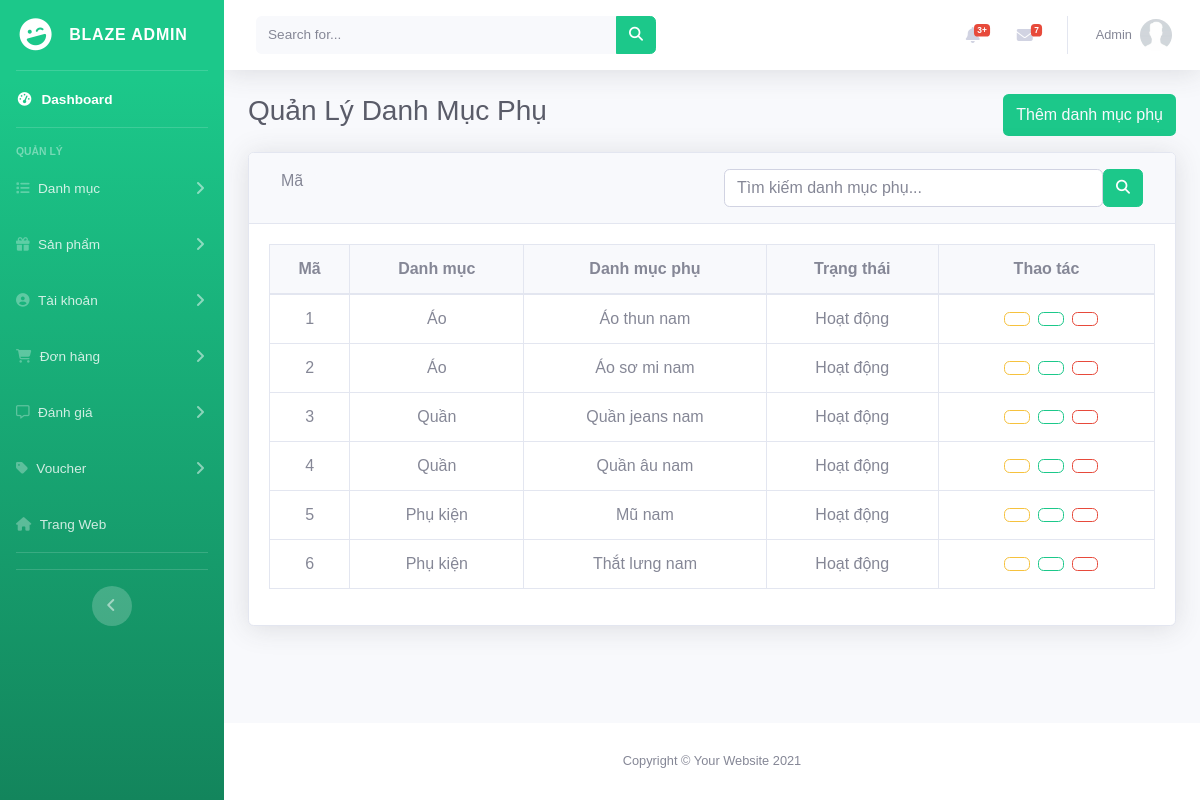
Screenshot of /admin/danh-muc-phu (signed in) with the database file from the repository.
### tables this page shows
CREATE TABLE `subcategories` (
  `id` int(5) NOT NULL,
  `category_id` int(5) NOT NULL,
  `name` varchar(255) NOT NULL,
  `created_at` DATETIME NOT NULL DEFAULT current_timestamp(),
  `updated_at` timestamp NOT NULL DEFAULT current_timestamp() ON UPDATE current_timestamp(),
  `status` tinyint(1) NOT NULL DEFAULT 0
);

CREATE TABLE `categories` (
  `id` int(5) NOT NULL,
  `name` varchar(255) NOT NULL,
  `created_at` DATETIME NOT NULL DEFAULT current_timestamp(),
  `updated_at` timestamp NOT NULL DEFAULT current_timestamp() ON UPDATE current_timestamp(),
  `status` tinyint(1) NOT NULL DEFAULT 0
);

### app/controllers/admin/Category.php (called while the page is built, shortened)
<?php
class Category extends Controller
{
    public $cate_model;
    public $subCate_model;
    public $data = [];
    public function __construct()
    {
        $this->cate_model = $this->model('CategoryModel');
        $this->subCate_model = $this->model('SubCategoryModel');
    }
    public function subCategory()
    {
        $subCate = $this->subCate_model->getSubCateForCate();
        $this->data['sub_content']['dataSubCate'] = $subCate;
        $Cate = $this->cate_model->getAllCate();
        $this->data['sub_content']['dataCate'] = $Cate;
        $this->data['page_title'] = 'BLAZE-Admin - Danh Mục';
        $this->data['content'] = 'admin/categories/subCategory';
        $this->render('layouts/admin_layout', $this->data);
    }
}

### app/App.php (called while the page is built, shortened)
<?php
class App
{
    private $__controller, $__action, $__params, $__routes, $__privile;
    function __construct()
    {
        global $routes;
        $this->__routes = new Route();
        if (!empty($routes['default_controller'])) {
            $this->__controller = $routes['default_controller'];
        }
        $this->__action = 'index';
        $this->handlerUrl();
    }
    function getUrl()
    {
        if (!empty($_SERVER['PATH_INFO'])) {
            $url = $_SERVER['PATH_INFO'];
        } else {
            $url = '/';
        }
        return $url;
    }
    public function handlerUrl()
    {
        $url = $this->getUrl();
        $url = $this->__routes->handleRoute($url);
        $urlArray = array_filter(explode('/', $url));
        $urlArray = array_values($urlArray);
        $isAdmin = false;
        if (!empty($urlArray)) {
            if (strtolower($urlArray[0]) == 'admin') {
                $this->__privile = new PrivilegeModel();
                $checkPrivilege = $this->__privile->checkPrivilege();
                if (!$checkPrivilege) {
                    $this->loadError('403');
                    exit();
                } else {
                    $isAdmin = true;
                    unset($urlArray[0]);
                    $urlArray = array_values($urlArray);
                }
            }
            if (!empty($urlArray[0])) {
                $this->__controller = ucfirst($urlArray[0]);
            }
            $controllerPath = $isAdmin ? 'app/controllers/admin/' . $this->__controller . '.php' : 'app/controllers/' . $this->__controller . '.php';
            if (file_exists($controllerPath)) {
                if (class_exists($this->__controller)) {
                    $this->__controller = new $this->__controller();
                    unset($urlArray[0]);
                } else {
                    $this->loadError();
                    return;
                }
            } else {
                $this->loadError();
                return;
            }
        } else {
            header("Location: " . _WEB_ROOT_ . "/trang-chu");
        }
        if (!empty($urlArray[1])) {
            $this->__action = $urlArray[1];
            unset($urlArray[1]);
        }
        $this->__params = array_values($urlArray);
        call_user_func_array([$this->__controller, $this->__action], $this->__params);
    }
}

### index.php (called while the page is built, shortened)
<?php
$app = new App();

### configs/database.php (called while the page is built, shortened)
<?php
class Database
{
    private $servername = DB_HOST;
    private $database = DB_NAME;
    private $username = DB_USER;
    private $password = DB_PASS;
    private $charset = "utf8mb4";
    private $pdo;
    public function __construct()
    {
        try {
            $dsn = "mysql:host=$this->servername;dbname=$this->database;charset=$this->charset";
            $this->pdo = new PDO($dsn, $this->username, $this->password);
            $this->pdo->setAttribute(PDO::ATTR_ERRMODE, PDO::ERRMODE_EXCEPTION);
        } catch (PDOException $e) {
            echo "Connection failed: " . $e->getMessage();
        }
    }
    public function query($sql, $param = [])
    {
        $stmt = $this->pdo->prepare($sql);
        if ($param) {
            $stmt->execute($param);
        } else {
            $stmt->execute();
        }
        return $stmt;
    }
    public function getAll($sql, $param = [])
    {
        $stmt = $this->query($sql, $param);
        return $stmt->fetchAll(PDO::FETCH_ASSOC);
    }
}

### app/models/SubCategoryModel.php (called while the page is built, shortened)
<?php
class SubCategoryModel
{
    private $db;
    public function __construct()
    {
        $this->db = new Model();
    }
    public function getSubCateForCate()
    {
        $sql = "SELECT sub.*, cate.name AS category_name
            FROM subcategories sub
            JOIN categories cate ON sub.category_id = cate.id";
        return $this->db->getAll($sql);
    }
}

### app/views/admin/categories/subCategory.php (the view, shortened to what this page needs)
<div class="container-fluid">
    <div class="d-flex justify-content-between mb-3 mt-1">
        <h1 class="h3 mb-2 text-gray-800">Quản Lý Danh Mục Phụ</h1>
        <button type="button" class="btn bg-success text-light" data-toggle="modal" data-target="#addsubCateModal">
            Thêm danh mục phụ
        </button>
    </div>
    <div class="card shadow mb-4">
        <div class="card-header py-3 d-flex">
            <div class="col-6 f-flex">
                <form id="filter-form" class="form-inline" method="post">
                    <div class="form-group my-0">
                        <label for="filter-select" class="mr-2">Mã</i></label>
                    </div>
                    <button type="submit" class="btn btn-light" name="submit_sort" value="1"></button>
                </form>
            </div>
            <div class="col-6">
                <form method="POST">
                    <div class="d-flex align-items-center justify-content-center">
                        <input id="search_cate" type="text" class="form-control rounded-crl-left" name="search" value=""
                            placeholder="Tìm kiếm danh mục phụ...">
                        <button class="btn btn-success rounded-crl-right" type="submit" name="submit_search">
                            <i class="fas fa-search fa-sm fw-bold"></i>
                        </button>
                    </div>
                </form>
            </div>
        </div>
        <div class="card-body">
            <div class="table-responsive">
                <table class="table table-bordered text-center" id="dataTable" width="100%" cellspacing="0">
                    <thead class="bg-light text-center">
                        <tr>
                            <th>Mã</th>
                            <th>Danh mục</th>
                            <th>Danh mục phụ</th>
                            <th>Trạng thái</th>
                            <th>Thao tác</th>
                        </tr>
                    </thead>
                    <tbody>
                        <?php foreach ($dataSubCate as $key => $subCate): ?>
                            <tr>
                                <td class="align-middle"><?= $subCate['id'] ?></td>
                                <td class="align-middle"><?= $subCate['category_name'] ?></td>
                                <td class="align-middle"><?= $subCate['name'] ?></td>
                                <td class="align-middle"><?= $subCate['status'] == 0 ? 'Hoạt động' : 'Tạm dừng'; ?></td>
                                <td class="align-middle">
                                    <div class="d-flex align-items-center justify-content-center">
                                        <button data-toggle="modal" class="btn btn-outline-warning ml-2 editCategoryBtn"
                                            data-target="#editsubCateModal" data-id="<?= $subCate['id'] ?>">
                                        </button>
                                        <form method="POST" action="<?= _WEB_ROOT_ ?>/admin/danh-muc-phu">
                                            <button class="btn btn-outline-success change-status-btn ml-2" onclick="return confirm('Bạn có muốn đổi trạng thái không?')">
                                            </button>
                                        </form>
                                        <form action="<?= _WEB_ROOT_ ?>/admin/danh-muc-phu" method="post"
                                            style="display: inline;">
                                            <button type="submit" class="btn btn-outline-danger ml-2"
                                                onclick="return confirm('Bạn có chắc chắn muốn xóa danh mục này không?')">
                                            </button>
                                        </form>
                                    </div>
                                </td>
                            </tr>
                        <?php endforeach; ?>
                    </tbody>
                </table>
            </div>
        </div>
    </div>
</div>

### public/assets/client/css/messger.css (style rules this page uses)
* { box-sizing: border-box; margin: 0; padding: 0; font-family: "League Spartan", sans-serif; }

### rows the page displays
subcategories: id "1", category.name "Áo", name "Áo thun nam", status "Hoạt động"
subcategories: id "2", category.name "Áo", name "Áo sơ mi nam", status "Hoạt động"
subcategories: id "3", category.name "Quần", name "Quần jeans nam", status "Hoạt động"
subcategories: id "4", category.name "Quần", name "Quần âu nam", status "Hoạt động"
subcategories: id "5", category.name "Phụ kiện", name "Mũ nam", status "Hoạt động"
subcategories: id "6", category.name "Phụ kiện", name "Thắt lưng nam", status "Hoạt động"

### other values shown
$_SESSION['user']['name'] "Admin"
